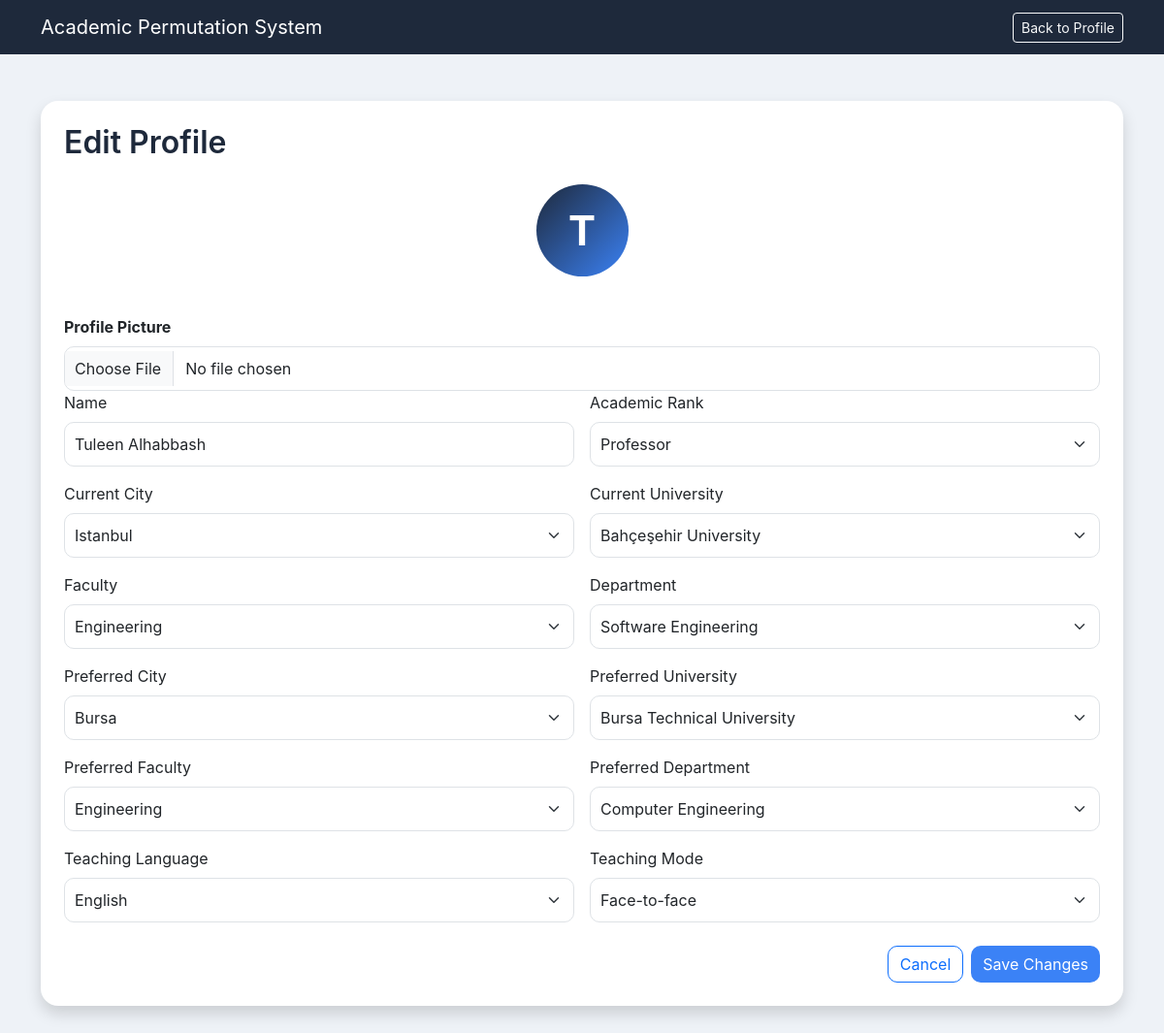
The page /edit-profile/1 (signed in) on the database its author committed.
### tables this page shows
CREATE TABLE "users" (
	"id"	INTEGER,
	"email"	TEXT,
	"name"	TEXT NOT NULL,
	"rank"	TEXT NOT NULL,
	"department"	TEXT NOT NULL,
	"current_faculty"	TEXT,
	"current_university"	TEXT NOT NULL,
	"current_city"	TEXT NOT NULL,
	"preferred_faculty"	TEXT,
	"preferred_department"	TEXT,
	"preferred_university"	TEXT NOT NULL,
	"preferred_city"	TEXT NOT NULL,
	"teaching_language"	TEXT,
	"teaching_mode"	TEXT,
	"profile_picture"	TEXT,
	PRIMARY KEY("id" AUTOINCREMENT)
);

### app.py (the view, shortened to what this page needs)
@app.route("/edit-profile/<int:user_id>", methods=["GET", "POST"])
def edit_profile(user_id):
    if not is_logged_in():
        return redirect("/login")
    conn = sqlite3.connect("database.db")
    conn.row_factory = sqlite3.Row
    cursor = conn.cursor()
    cursor.execute("SELECT * FROM users WHERE id = ?", (user_id,))
    user = cursor.fetchone()
    if user is None:
        conn.close()
        return "User not found"
    if user["email"] != session["email"]:
        conn.close()
        return redirect("/dashboard")
    conn.close()
    return render_template(
    "edit_profile.html",
    user=user,
    t=get_translations(),
    lang=get_language()
)

### app.py (called while the page is built)
def is_logged_in():
    return "email" in session

def get_language():
    return session.get("language", "en")

def get_translations():
    lang = get_language()
    return translations.get(lang, translations["en"])

### templates/edit_profile.html (shortened to what this page needs)
<!DOCTYPE html>
<html lang="{{ lang }}">
<head>
    <link href="https://cdn.jsdelivr.net/npm/bootstrap@5.3.3/dist/css/bootstrap.min.css" rel="stylesheet">
    <link rel="stylesheet" href="{{ url_for('static', filename='style.css') }}">
</head>
<body>
<nav class="navbar navbar-dark">
    <div class="container d-flex justify-content-between align-items-center">
        <a class="navbar-brand" href="/dashboard">{{ t["app_name"] }}</a>
        <a href="/profile/{{ user['id'] }}" class="btn btn-outline-light btn-sm">{{ t["back_to_profile"] }}</a>
    </div>
</nav>
<div class="container py-5">
    <div class="card shadow p-4">
        <h2 class="mb-4">{{ t["edit_profile"] }}</h2>
        <div class="text-center mb-4">
    {% if user['profile_picture'] %}
        <img src="{{ url_for('static', filename=user['profile_picture']) }}"
             class="rounded-circle mb-3"
             style="width:150px;height:150px;object-fit:cover;">
    {% else %}
        <div class="profile-avatar mx-auto">
            {{ user['name'][0]|upper }}
        </div>
    {% endif %}
</div>
       <form method="POST" enctype="multipart/form-data">
        <div class="mt-3">
        <label class="form-label fw-bold">Profile Picture</label>
        <input type="file"
               name="profile_picture"
               class="form-control"
               accept=".jpg,.jpeg,.png">
    </div>
            <div class="row g-3">
                <div class="col-md-6">
                    <label class="form-label">{{ t["name"] }}</label>
                    <input type="text" name="name" class="form-control" value="{{ user['name'] }}" required>
                </div>
                <div class="col-md-6">
                    <label class="form-label">{{ t["academic_rank"] }}</label>
                    <select name="rank" class="form-select" required>
                        <option {% if user['rank'] == 'Professor' %}selected{% endif %}>Professor</option>
                    </select>
                </div>
                <div class="col-md-6">
                    <label class="form-label">{{ t["current_city"] }}</label>
                    <select name="current_city" id="current_city" class="form-select" onchange="updateUniversities('current')" required>
                        <option {% if user['current_city'] == 'Istanbul' %}selected{% endif %}>Istanbul</option>
                    </select>
                </div>
                <div class="col-md-6">
                    <label class="form-label">{{ t["current_university"] }}</label>
                    <select name="current_university" id="current_university" class="form-select" required></select>
                </div>
                <div class="col-md-6">
                    <label class="form-label">{{ t["faculty"] }}</label>
                    <select name="current_faculty" id="current_faculty" class="form-select" onchange="updateDepartments('current')" required>
                        <option {% if user['current_faculty'] == 'Engineering' %}selected{% endif %}>Engineering</option>
                    </select>
                </div>
                <div class="col-md-6">
                    <label class="form-label">{{ t["department"] }}</label>
                    <select name="department" id="current_department" class="form-select" required></select>
                </div>
                <div class="col-md-6">
                    <label class="form-label">{{ t["preferred_city"] }}</label>
                    <select name="preferred_city" id="preferred_city" class="form-select" onchange="updateUniversities('preferred')" required>
                        <option {% if user['preferred_city'] == 'Bursa' %}selected{% endif %}>Bursa</option>
                    </select>
                </div>
                <div class="col-md-6">
                    <label class="form-label">{{ t["preferred_university"] }}</label>
                    <select name="preferred_university" id="preferred_university" class="form-select" required></select>
                </div>
                <div class="col-md-6">
                    <label class="form-label">{{ t["preferred_faculty"] }}</label>
                    <select name="preferred_faculty" id="preferred_faculty" class="form-select" onchange="updateDepartments('preferred')" required>
                        <option {% if user['preferred_faculty'] == 'Engineering' %}selected{% endif %}>Engineering</option>
                    </select>
                </div>
                <div class="col-md-6">
                    <label class="form-label">{{ t["preferred_department"] }}</label>
                    <select name="preferred_department" id="preferred_department" class="form-select" required></select>
                </div>
                <div class="col-md-6">
                    <label class="form-label">{{ t["teaching_language"] }}</label>
                    <select name="teaching_language" class="form-select" required>
                        <option value="English" {% if user['teaching_language'] == 'English' %}selected{% endif %}>English</option>
                    </select>
                </div>
                <div class="col-md-6">
                    <label class="form-label">{{ t["teaching_mode"] }}</label>
                    <select name="teaching_mode" class="form-select" required>
                        <option value="Face-to-face" {% if user['teaching_mode'] == 'Face-to-face' %}selected{% endif %}>Face-to-face</option>
                    </select>
                </div>
            </div>
            <div class="d-flex justify-content-end gap-2 mt-4">
                <a href="/profile/{{ user['id'] }}" class="btn btn-outline-primary">{{ t["cancel"] }}</a>
                <button type="submit" class="btn btn-primary">{{ t["save_changes"] }}</button>
            </div>
        </form>
    </div>
</div>
</body>
</html>

### static/style.css (style rules this page uses)
body { font-family: -apple-system, BlinkMacSystemFont, "Segoe UI", Roboto, sans-serif; background-color: #eef2f7; color: #1e293b; }
.navbar { background: #1e293b !important; }
h1, h2, h4 { font-weight: 600; color: #1e293b; }
.card { border: none; border-radius: 18px; transition: all 0.2s ease; }
.btn-primary { background-color: #3b82f6; border: none; border-radius: 10px; }
.btn-outline-primary { border-radius: 10px; }
.form-control, .form-select { border-radius: 10px; padding: 10px; }
.profile-avatar { width: 95px; height: 95px; border-radius: 50%; background: linear-gradient(135deg, #1e293b, #3b82f6); color: white; display: flex; align-items: center; justify-content: center; font-size: 42px; font-weight: 700; margin: auto; }

### rows shown on the page
users: name "T", name "Tuleen Alhabbash", rank "Professor", current_city "Istanbul", current_faculty "Engineering", preferred_city "Bursa", preferred_faculty "Engineering", teaching_language "English", teaching_mode "Face-to-face"

### other values the page prints
{{ t["app_name"] }} "Academic Permutation System"
{{ t["back_to_profile"] }} "Back to Profile"
{{ t["edit_profile"] }} "Edit Profile"
{{ t["name"] }} "Name"
{{ t["academic_rank"] }} "Academic Rank"
{{ t["current_city"] }} "Current City"
{{ t["current_university"] }} "Current University"
{{ t["faculty"] }} "Faculty"
{{ t["department"] }} "Department"
{{ t["preferred_city"] }} "Preferred City"
{{ t["preferred_university"] }} "Preferred University"
{{ t["preferred_faculty"] }} "Preferred Faculty"
{{ t["preferred_department"] }} "Preferred Department"
{{ t["teaching_language"] }} "Teaching Language"
{{ t["teaching_mode"] }} "Teaching Mode"
